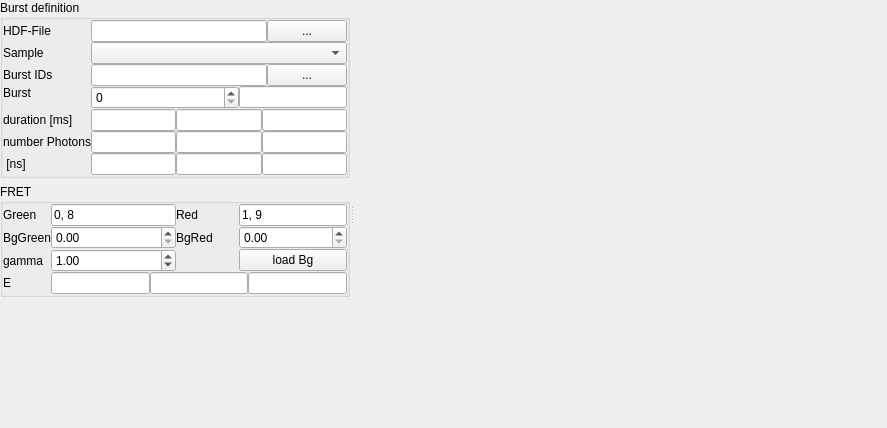
<?xml version="1.0" encoding="UTF-8"?>
<ui version="4.0">
 <class>Form</class>
 <widget class="QWidget" name="Form">
  <property name="geometry">
   <rect>
    <x>0</x>
    <y>0</y>
    <width>887</width>
    <height>428</height>
   </rect>
  </property>
  <property name="windowTitle">
   <string>Form</string>
  </property>
  <layout class="QVBoxLayout" name="verticalLayout_3">
   <property name="spacing">
    <number>0</number>
   </property>
   <property name="margin">
    <number>0</number>
   </property>
   <item>
    <widget class="QSplitter" name="splitter">
     <property name="orientation">
      <enum>Qt::Horizontal</enum>
     </property>
     <widget class="QWidget" name="widget" native="true">
      <property name="maximumSize">
       <size>
        <width>350</width>
        <height>16777215</height>
       </size>
      </property>
      <layout class="QVBoxLayout" name="verticalLayout_2">
       <item>
        <layout class="QVBoxLayout" name="verticalLayout">
         <item>
          <widget class="QGroupBox" name="groupBox">
           <property name="title">
            <string>Burst definition</string>
           </property>
           <layout class="QGridLayout" name="gridLayout">
            <property name="margin">
             <number>0</number>
            </property>
            <property name="spacing">
             <number>0</number>
            </property>
            <item row="0" column="1" colspan="4">
             <layout class="QHBoxLayout" name="horizontalLayout_4">
              <property name="spacing">
               <number>0</number>
              </property>
              <item>
               <widget class="QLineEdit" name="lineEdit_9">
                <property name="readOnly">
                 <bool>true</bool>
                </property>
               </widget>
              </item>
              <item>
               <widget class="QPushButton" name="toolButton_2">
                <property name="text">
                 <string>...</string>
                </property>
               </widget>
              </item>
             </layout>
            </item>
            <item row="4" column="0">
             <widget class="QLabel" name="label_3">
              <property name="text">
               <string>Burst IDs</string>
              </property>
             </widget>
            </item>
            <item row="5" column="0">
             <widget class="QLabel" name="label_2">
              <property name="text">
               <string>Burst</string>
              </property>
             </widget>
            </item>
            <item row="0" column="0">
             <widget class="QLabel" name="label_5">
              <property name="text">
               <string>HDF-File</string>
              </property>
             </widget>
            </item>
            <item row="8" column="0">
             <widget class="QLabel" name="label_9">
              <property name="text">
               <string>duration [ms]</string>
              </property>
             </widget>
            </item>
            <item row="9" column="0">
             <widget class="QLabel" name="label_4">
              <property name="text">
               <string>number Photons</string>
              </property>
             </widget>
            </item>
            <item row="9" column="2" colspan="3">
             <layout class="QHBoxLayout" name="horizontalLayout_2">
              <property name="spacing">
               <number>0</number>
              </property>
              <item>
               <widget class="QLineEdit" name="lineEdit_5">
                <property name="toolTip">
                 <string>Number of photons in current burst</string>
                </property>
                <property name="readOnly">
                 <bool>true</bool>
                </property>
               </widget>
              </item>
              <item>
               <widget class="QLineEdit" name="lineEdit_6">
                <property name="toolTip">
                 <string>Average number of Photons in burst</string>
                </property>
                <property name="readOnly">
                 <bool>true</bool>
                </property>
               </widget>
              </item>
              <item>
               <widget class="QLineEdit" name="lineEdit_7">
                <property name="toolTip">
                 <string>Standard of the number of photons</string>
                </property>
               </widget>
              </item>
             </layout>
            </item>
            <item row="10" column="0">
             <widget class="QLabel" name="label">
              <property name="text">
               <string>&lt;micro time&gt; [ns]</string>
              </property>
             </widget>
            </item>
            <item row="10" column="2" colspan="3">
             <layout class="QHBoxLayout" name="horizontalLayout">
              <property name="spacing">
               <number>0</number>
              </property>
              <item>
               <widget class="QLineEdit" name="lineEdit_2">
                <property name="toolTip">
                 <string>Mean delay time of current photons in burst</string>
                </property>
                <property name="readOnly">
                 <bool>true</bool>
                </property>
               </widget>
              </item>
              <item>
               <widget class="QLineEdit" name="lineEdit_3">
                <property name="toolTip">
                 <string>Mean delay time of all bursts</string>
                </property>
               </widget>
              </item>
              <item>
               <widget class="QLineEdit" name="lineEdit_4">
                <property name="toolTip">
                 <string>Standard deviation of the mean delay time</string>
                </property>
               </widget>
              </item>
             </layout>
            </item>
            <item row="4" column="1" colspan="4">
             <layout class="QHBoxLayout" name="horizontalLayout_3">
              <property name="spacing">
               <number>0</number>
              </property>
              <item>
               <widget class="QLineEdit" name="lineEdit_8">
                <property name="toolTip">
                 <string>Folder containing burst ID files</string>
                </property>
                <property name="readOnly">
                 <bool>true</bool>
                </property>
               </widget>
              </item>
              <item>
               <widget class="QPushButton" name="toolButton">
                <property name="text">
                 <string>...</string>
                </property>
               </widget>
              </item>
             </layout>
            </item>
            <item row="8" column="2">
             <layout class="QHBoxLayout" name="horizontalLayout_5">
              <property name="spacing">
               <number>0</number>
              </property>
              <item>
               <widget class="QLineEdit" name="lineEdit_12"/>
              </item>
              <item>
               <widget class="QLineEdit" name="lineEdit_13"/>
              </item>
              <item>
               <widget class="QLineEdit" name="lineEdit_14"/>
              </item>
             </layout>
            </item>
            <item row="5" column="1" rowspan="2" colspan="2">
             <layout class="QHBoxLayout" name="horizontalLayout_6">
              <property name="spacing">
               <number>0</number>
              </property>
              <item>
               <widget class="QSpinBox" name="spinBox">
                <property name="sizePolicy">
                 <sizepolicy hsizetype="Expanding" vsizetype="Fixed">
                  <horstretch>0</horstretch>
                  <verstretch>0</verstretch>
                 </sizepolicy>
                </property>
               </widget>
              </item>
              <item>
               <widget class="QLineEdit" name="lineEdit">
                <property name="sizePolicy">
                 <sizepolicy hsizetype="Fixed" vsizetype="Fixed">
                  <horstretch>0</horstretch>
                  <verstretch>0</verstretch>
                 </sizepolicy>
                </property>
                <property name="toolTip">
                 <string>Total number of bursts</string>
                </property>
                <property name="readOnly">
                 <bool>true</bool>
                </property>
               </widget>
              </item>
             </layout>
            </item>
            <item row="1" column="1" colspan="2">
             <widget class="QComboBox" name="comboBox"/>
            </item>
            <item row="1" column="0">
             <widget class="QLabel" name="label_10">
              <property name="text">
               <string>Sample</string>
              </property>
             </widget>
            </item>
           </layout>
          </widget>
         </item>
        </layout>
       </item>
       <item>
        <widget class="QGroupBox" name="groupBox_2">
         <property name="title">
          <string>FRET</string>
         </property>
         <layout class="QGridLayout" name="gridLayout_2">
          <property name="margin">
           <number>0</number>
          </property>
          <property name="spacing">
           <number>0</number>
          </property>
          <item row="0" column="1" colspan="2">
           <widget class="QLineEdit" name="lineEdit_10">
            <property name="toolTip">
             <string>Channel numbers of green channels</string>
            </property>
            <property name="text">
             <string>0, 8</string>
            </property>
           </widget>
          </item>
          <item row="0" column="0">
           <widget class="QLabel" name="label_6">
            <property name="text">
             <string>Green</string>
            </property>
           </widget>
          </item>
          <item row="0" column="3">
           <widget class="QLabel" name="label_7">
            <property name="text">
             <string>Red</string>
            </property>
           </widget>
          </item>
          <item row="0" column="4">
           <widget class="QLineEdit" name="lineEdit_11">
            <property name="sizePolicy">
             <sizepolicy hsizetype="Minimum" vsizetype="Fixed">
              <horstretch>0</horstretch>
              <verstretch>0</verstretch>
             </sizepolicy>
            </property>
            <property name="toolTip">
             <string>Channel numbers of red channels</string>
            </property>
            <property name="text">
             <string>1, 9</string>
            </property>
           </widget>
          </item>
          <item row="2" column="1" colspan="2">
           <widget class="QDoubleSpinBox" name="doubleSpinBox">
            <property name="sizePolicy">
             <sizepolicy hsizetype="MinimumExpanding" vsizetype="Fixed">
              <horstretch>0</horstretch>
              <verstretch>0</verstretch>
             </sizepolicy>
            </property>
            <property name="singleStep">
             <double>0.010000000000000</double>
            </property>
            <property name="value">
             <double>1.000000000000000</double>
            </property>
           </widget>
          </item>
          <item row="2" column="0">
           <widget class="QLabel" name="label_8">
            <property name="text">
             <string>gamma</string>
            </property>
           </widget>
          </item>
          <item row="3" column="0">
           <widget class="QLabel" name="label_11">
            <property name="text">
             <string>E</string>
            </property>
           </widget>
          </item>
          <item row="3" column="1" colspan="4">
           <layout class="QHBoxLayout" name="horizontalLayout_7">
            <property name="spacing">
             <number>0</number>
            </property>
            <item>
             <widget class="QLineEdit" name="lineEdit_15">
              <property name="toolTip">
               <string>Transfer-efficency of current burst</string>
              </property>
              <property name="readOnly">
               <bool>true</bool>
              </property>
             </widget>
            </item>
            <item>
             <widget class="QLineEdit" name="lineEdit_16">
              <property name="toolTip">
               <string>Mean transfer efficency</string>
              </property>
             </widget>
            </item>
            <item>
             <widget class="QLineEdit" name="lineEdit_17">
              <property name="toolTip">
               <string>Standard deviation of transfer efficencies</string>
              </property>
             </widget>
            </item>
           </layout>
          </item>
          <item row="1" column="0">
           <widget class="QLabel" name="label_12">
            <property name="text">
             <string>BgGreen</string>
            </property>
           </widget>
          </item>
          <item row="1" column="3">
           <widget class="QLabel" name="label_13">
            <property name="text">
             <string>BgRed</string>
            </property>
           </widget>
          </item>
          <item row="1" column="4">
           <widget class="QDoubleSpinBox" name="doubleSpinBox_3"/>
          </item>
          <item row="1" column="1" colspan="2">
           <widget class="QDoubleSpinBox" name="doubleSpinBox_2"/>
          </item>
          <item row="2" column="4">
           <widget class="QPushButton" name="pushButton">
            <property name="text">
             <string>load Bg</string>
            </property>
           </widget>
          </item>
         </layout>
        </widget>
       </item>
       <item>
        <spacer name="verticalSpacer">
         <property name="orientation">
          <enum>Qt::Vertical</enum>
         </property>
         <property name="sizeHint" stdset="0">
          <size>
           <width>20</width>
           <height>163</height>
          </size>
         </property>
        </spacer>
       </item>
      </layout>
     </widget>
     <widget class="QWidget" name="widget_2" native="true">
      <layout class="QGridLayout" name="gridLayout_3">
       <item row="0" column="0">
        <layout class="QGridLayout" name="gridLayout_4"/>
       </item>
      </layout>
     </widget>
    </widget>
   </item>
  </layout>
  <action name="actionOpen_HDF_File">
   <property name="text">
    <string>Open HDF-File</string>
   </property>
  </action>
  <action name="actionOpen_burst_IDs">
   <property name="text">
    <string>Open burst-IDs</string>
   </property>
  </action>
  <action name="actionCurrent_burst_changed">
   <property name="text">
    <string>Current burst changed</string>
   </property>
  </action>
 </widget>
 <resources/>
 <connections>
  <connection>
   <sender>toolButton_2</sender>
   <signal>clicked()</signal>
   <receiver>actionOpen_HDF_File</receiver>
   <slot>trigger()</slot>
   <hints>
    <hint type="sourcelabel">
     <x>342</x>
     <y>35</y>
    </hint>
    <hint type="destinationlabel">
     <x>-1</x>
     <y>-1</y>
    </hint>
   </hints>
  </connection>
  <connection>
   <sender>toolButton</sender>
   <signal>clicked()</signal>
   <receiver>actionOpen_burst_IDs</receiver>
   <slot>trigger()</slot>
   <hints>
    <hint type="sourcelabel">
     <x>342</x>
     <y>57</y>
    </hint>
    <hint type="destinationlabel">
     <x>-1</x>
     <y>-1</y>
    </hint>
   </hints>
  </connection>
  <connection>
   <sender>spinBox</sender>
   <signal>valueChanged(int)</signal>
   <receiver>actionCurrent_burst_changed</receiver>
   <slot>trigger()</slot>
   <hints>
    <hint type="sourcelabel">
     <x>108</x>
     <y>69</y>
    </hint>
    <hint type="destinationlabel">
     <x>-1</x>
     <y>-1</y>
    </hint>
   </hints>
  </connection>
 </connections>
</ui>
